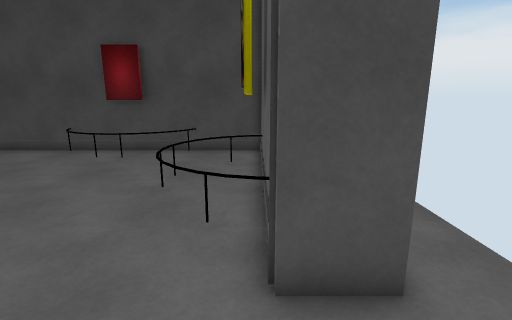
view 1 (above)

20 first-person views from a walk through a 3-D level made in the Unity game engine. The camera is 1.5 m above the floor, tilts 12° down and sees 85° across. The floor is counted in squares, 0.5 m on a side. Each view is taken from the middle of a square. On the plan, view 1 faces up. The plan holds only what a view shows up to about 20 squares ahead; the rest is blank. The place goes on beyond the plan. Some surface patterns are stand-ins.

view 2
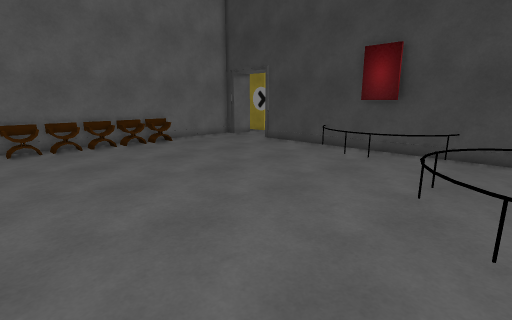

view 3
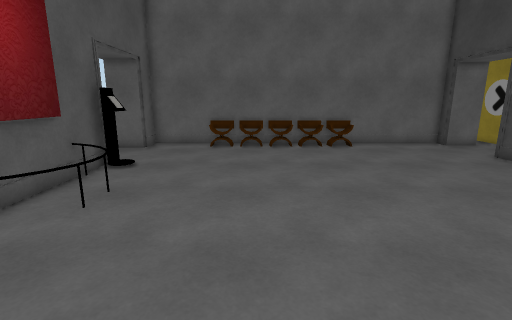

view 4
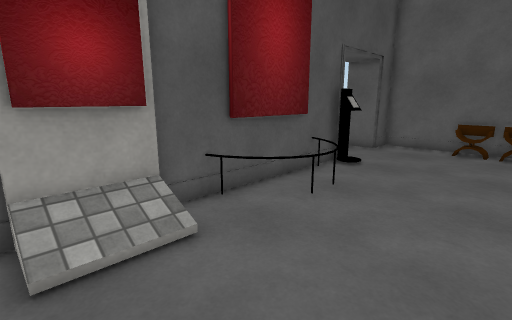

view 5
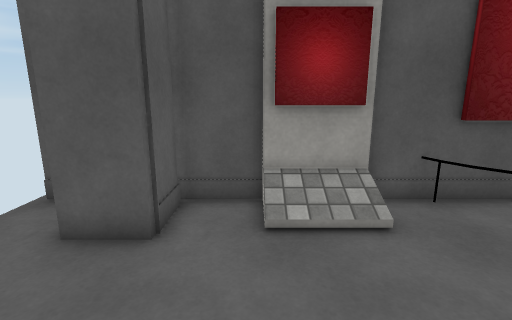

view 6
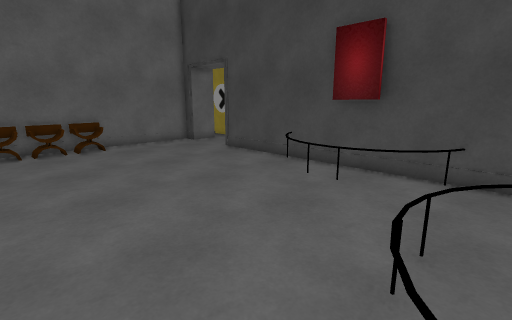

view 7
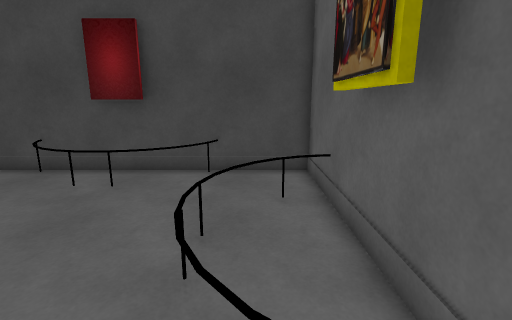

view 8
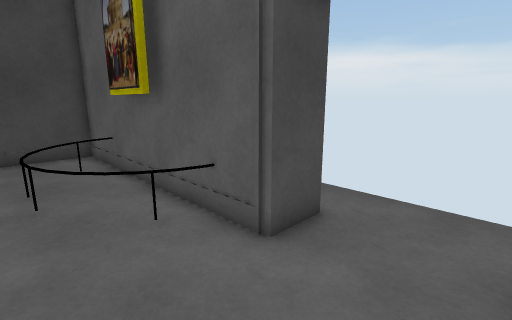

view 9
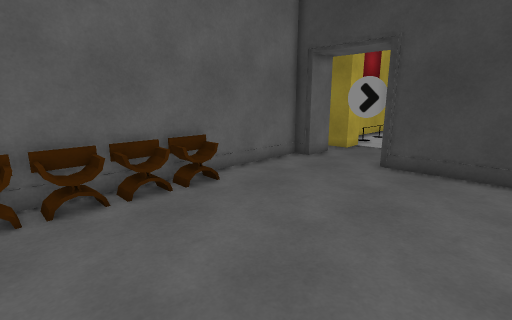

view 10
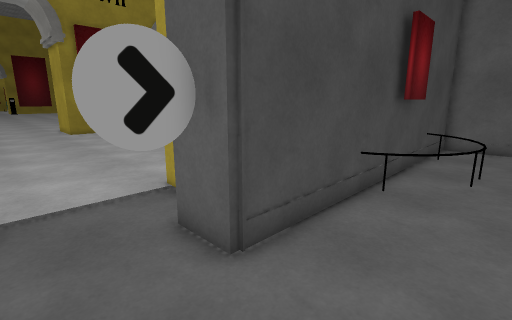

view 11
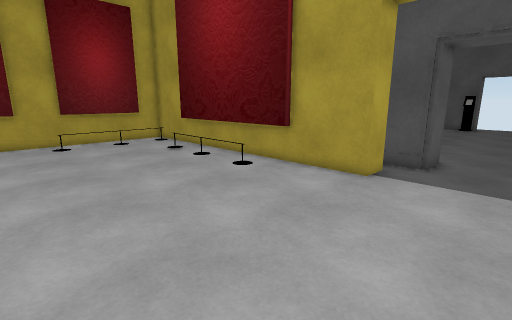

view 12
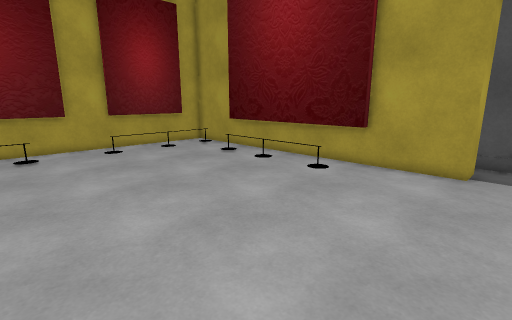

view 13
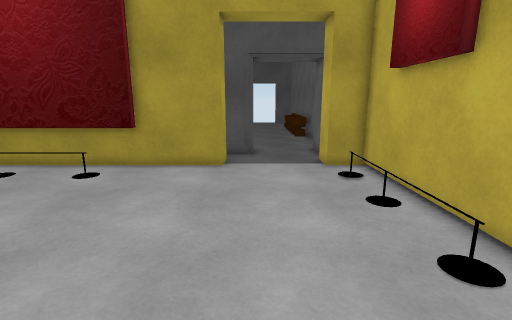

view 14
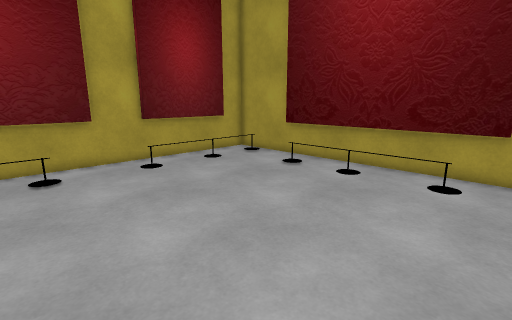

view 15
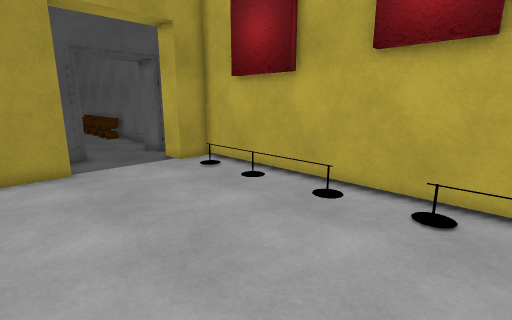

view 16
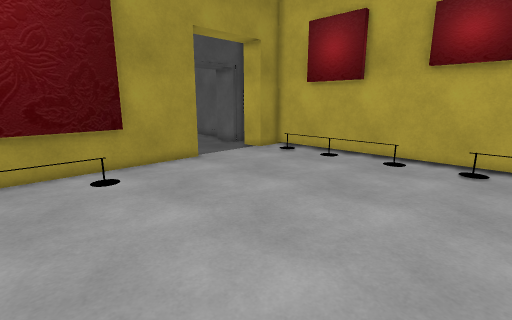

view 17
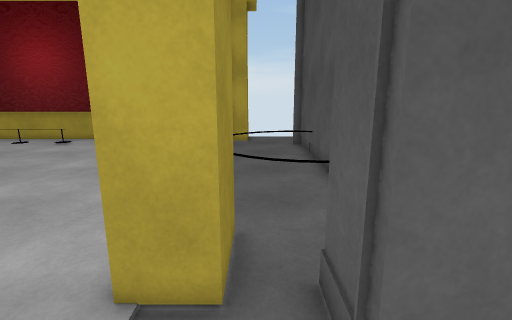

view 18
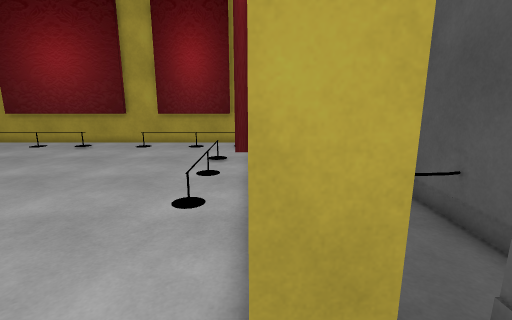

view 19
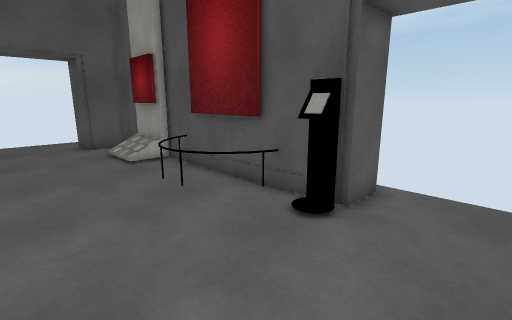

view 20
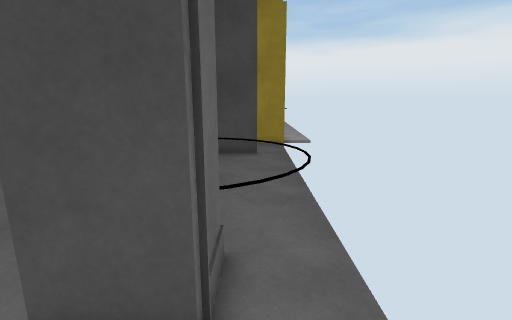

### Floor plan
Key: @ floor where view 1 was taken; # wall or solid block; x gap in a wall; . floor; / step, stairs or slope; = window, fence, low wall or low ledge; v drop or lower ground; T thing the floor can be seen under or through; O other object.
Columns run from 22 left of view 1 to 5 right of it. Each row starts with its distance up from view 1.
 35 #.......................#
 34 #.......................#
 33 #.......................#
 32 #.......................#
 31 #.......................#
 30 #/......................#
 29 #/......................#
 28 #/......................#
 27 #/......................#
 26 #/......................#
 25 #/......................#
 24 #/..........OOOOOOO.....#
 23 #.......................#
 22 ###....##################
 21 ###....##...  ..  .....  ###
 20  #.....###.O......O....  ..
 19  #...TTT...O...... ....  ..
 18  #.TTT  ...O......  ...  ..
 17 ##...T####################.
 16 #..........O..##..O...#....
 15 #...........O ..OO....#....
 14 #............ OOO.....O ...
 13 #...................OOO OO.
 12 #..................OO.# ..O
 11 #..................O..# ..
 10 v=O................O..# ..
  9 x#O................O..# ..
  8 v=.................O..# ..O
  7 x#O.................O.# .O
  6 v=...................OO OO.
  5 x#O...................# #..
  4 v=....................###..
  3 x#O........................
  2 v=.........................
  1 #=O........................
  0 #.....................@....
 -1 #......... OOOO.......###..
 -2 #......O..O...OO.OOO..# #..
 -3 ###....################ ###
 -4   #....#
 -5   #....#

Where each view was taken, in squares from view 1:
view 1: 0 up, 0 right, facing up
view 2: 0 up, 1 left, facing up-left
view 3: 4 up, 2 left, facing left
view 4: 4 up, 2 left, facing down-left
view 5: 5 up, 2 left, facing down
view 6: 5 up, 2 left, facing up-left
view 7: 5 up, 2 left, facing up
view 8: 0 up, 4 left, facing up-right
view 9: 4 up, 12 left, facing up-left
view 10: 13 up, 20 left, facing up-right
view 11: 33 up, 20 left, facing down-right
view 12: 35 up, 17 left, facing down-right
view 13: 35 up, 17 left, facing down
view 14: 35 up, 12 left, facing down-right
view 15: 35 up, 13 left, facing down-left
view 16: 35 up, 7 left, facing down-left
view 17: 20 up, 19 left, facing right
view 18: 22 up, 18 left, facing right
view 19: 4 up, 19 left, facing down-right
view 20: 1 up, 3 right, facing up
